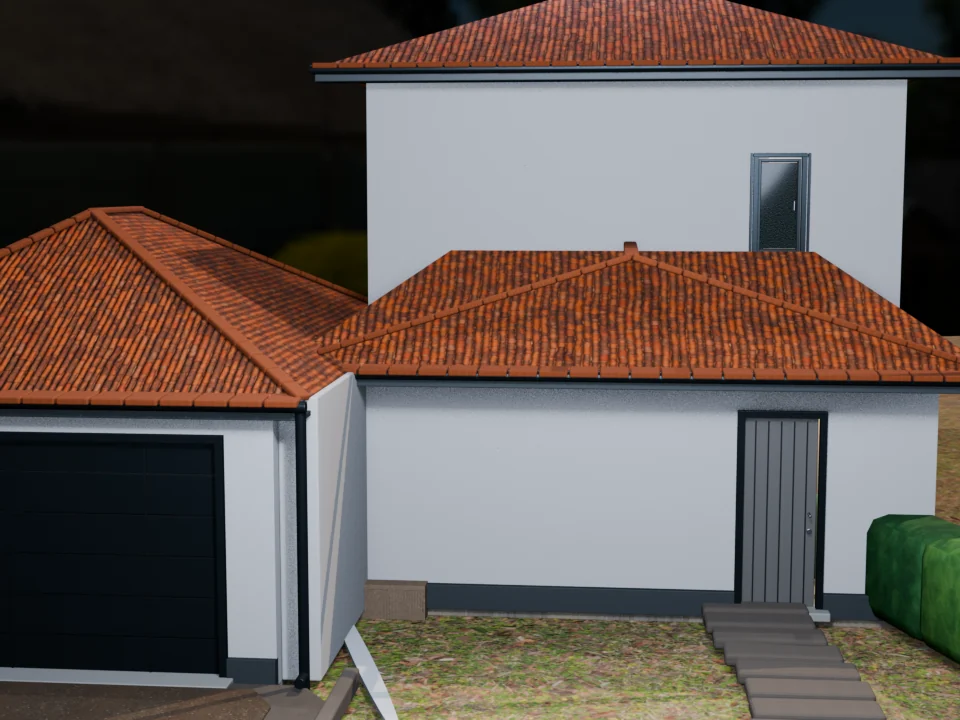
#> input picture shared/gallery/v18-facade-roof-ground.webp, 960 x 720 px; the run also reads 1 picture not shown here
$ python build_presentation_live_comparisons.py
#> lines starting #> are read from the running program, lines starting #| are printed output that depends on the picture
#!/usr/bin/env python3
"""Compose labeled Blender/live and before/after V18 audit comparisons."""

from __future__ import annotations

from pathlib import Path
from PIL import Image, ImageDraw, ImageFont, ImageOps


ROOT = Path(__file__).resolve().parents[1]
OUT = ROOT / "audit" / "presentation-vs-live"
OLD = ROOT / "validation" / "reaudit-2026-08-16"


def font(size: int, bold: bool = False):
    names = [
        "C:/Windows/Fonts/arialbd.ttf" if bold else "C:/Windows/Fonts/arial.ttf",
        "C:/Windows/Fonts/segoeuib.ttf" if bold else "C:/Windows/Fonts/segoeui.ttf",
    ]
    for name in names:
        if Path(name).is_file():
            return ImageFont.truetype(name, size)
    return ImageFont.load_default()


def panel(path: Path, box=(780, 520)) -> Image.Image:
    image = Image.open(path).convert("RGB")
    contained = ImageOps.contain(image, box, Image.Resampling.LANCZOS)
    result = Image.new("RGB", box, "#e9e6df")
    result.paste(contained, ((box[0] - contained.width) // 2, (box[1] - contained.height) // 2))
    return result


def compose(left: Path, right: Path, left_label: str, right_label: str, footer: str, output: Path) -> None:
    width, height = 1600, 650
    canvas = Image.new("RGB", (width, height), "#f6f1e8")
    draw = ImageDraw.Draw(canvas)
    draw.rectangle((0, 0, width, 70), fill="#202820")
    draw.text((25, 20), left_label, fill="#ffffff", font=font(25, True))
    right_bbox = draw.textbbox((0, 0), right_label, font=font(25, True))
    draw.text((width - 25 - (right_bbox[2] - right_bbox[0]), 20), right_label, fill="#ffffff", font=font(25, True))
    canvas.paste(panel(left), (10, 80))
    canvas.paste(panel(right), (810, 80))
    draw.line((800, 75, 800, 605), fill="#a9572f", width=4)
    draw.rectangle((0, 610, width, height), fill="#ffffff")
    draw.text((24, 619), footer, fill="#2a2f2a", font=font(19))
    output.parent.mkdir(parents=True, exist_ok=True)
    canvas.save(output, format="PNG", optimize=True)


def main() -> None:
    pairs = {
        "facade": (
            ROOT / "shared/gallery/v18-facade-roof-ground.webp",
            ROOT / "validation/live-v18-facade.png",
            OLD / "live-web-facade-v18-sync-3.png",
            "Texture WebP restaurée; écart restant: éclairage Eevee/HDRI absent et géométrie de végétation simplifiée.",
        ),
        "garden": (
            ROOT / "shared/gallery/v18-jardin-textures.webp",
            ROOT / "validation/live-v18-garden.png",
            OLD / "live-web-garden-v18-sync-3.png",
            "Le viewer utilise bien les maps haute définition; les 4 arbres et 18 haies restent les assets low-poly du master.",
        ),
        "interior": (
            ROOT / "shared/gallery/salon.webp",
            ROOT / "validation/live-v18-interior.png",
            OLD / "live-web-interior-v18-sync-3.png",
            "Même géométrie et textures V18; différence restante: Blender/Eevee vs Three.js PMREM, sans AO ni lumières exportées.",
        ),
    }
    for name, (reference, live, before, cause) in pairs.items():
        compose(
            reference,
            live,
            "SOURCE = BLENDER · référence de présentation",
            "SOURCE = LIVE WEB VIEWER · public Sync-4",
            cause,
            OUT / f"comparison-{name}-blender-vs-live.png",
        )
#> in compose, `canvas = Image.new("RGB", (width, height), "#f6f1e8")`:
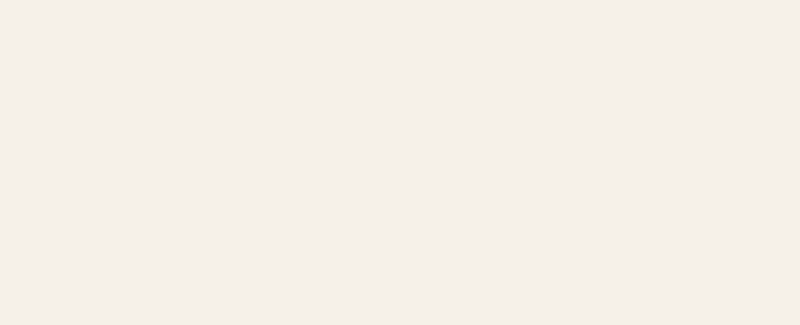
#> canvas: PIL image 1600x650 RGB (shown at 1/2 size); mean R, G, B 246, 241, 232
#> in compose, `right_bbox = draw.textbbox((0, 0), right_label, font=font(25, True))`: right_bbox = (0, 2, 202, 12)
#> in panel, image is the input picture: PIL image 960x720 RGB; mean R, G, B 102.3, 91.7, 86.2
#> in panel, `result.paste(contained, ((box[0] - contained.width) // 2, (box[1] - co..`:
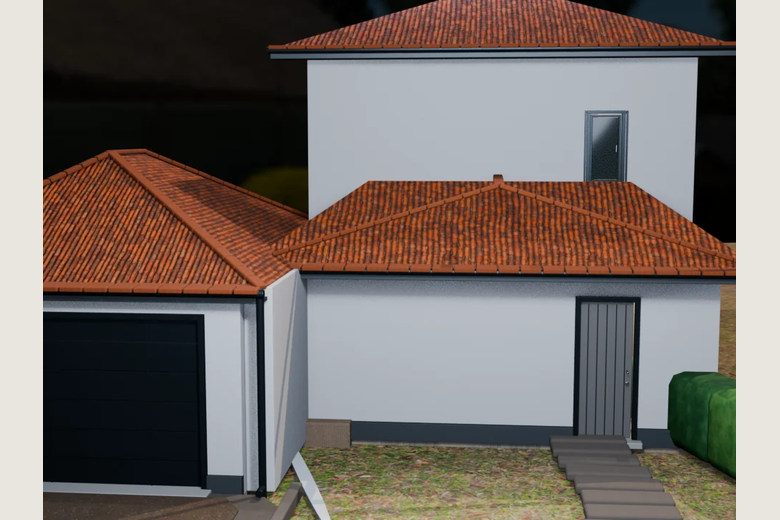
#> result: PIL image 780x520 RGB; mean R, G, B 116.9, 107.1, 101.5
#> call 2 of panel, with box = (780, 520)
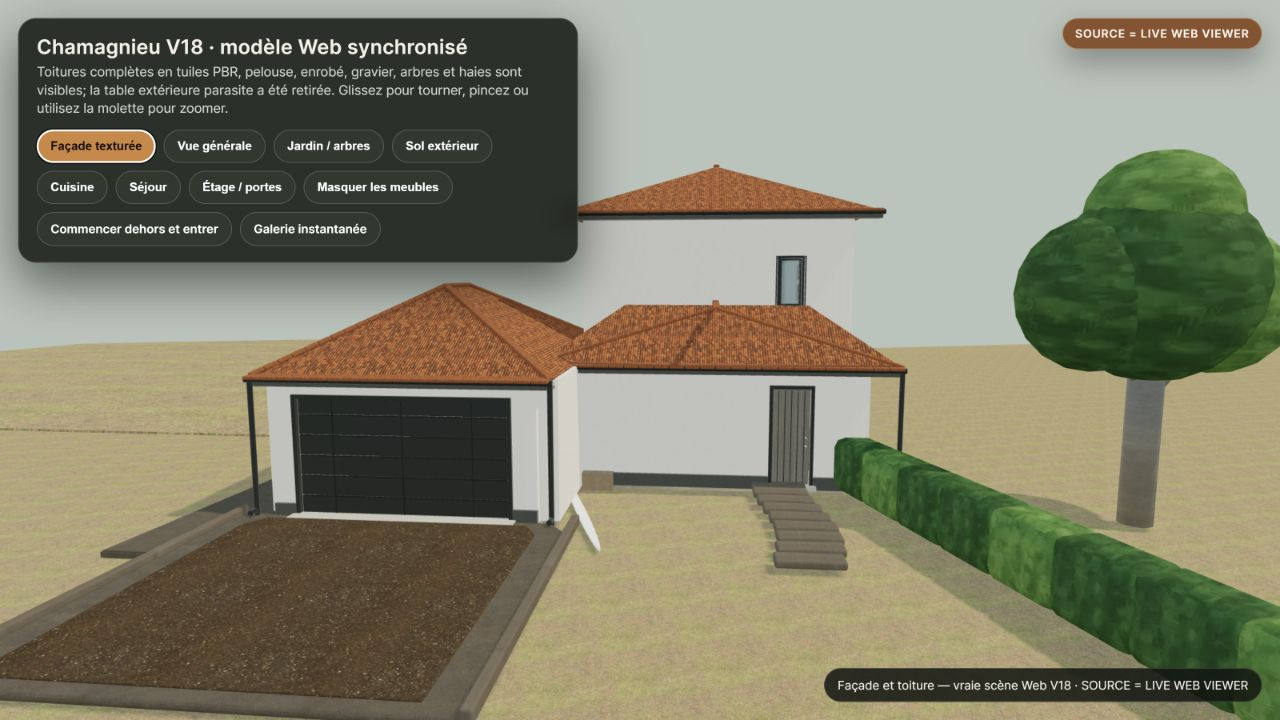
#> input picture validation/live-v18-facade.png, 1280 x 720 px
#> in panel, image is the input picture: PIL image 1280x720 RGB; mean R, G, B 129.5, 127.9, 107.1
#> in panel (call 2), `result.paste(contained, ((box[0] - contained.width) // 2, (box[1] - co..`:
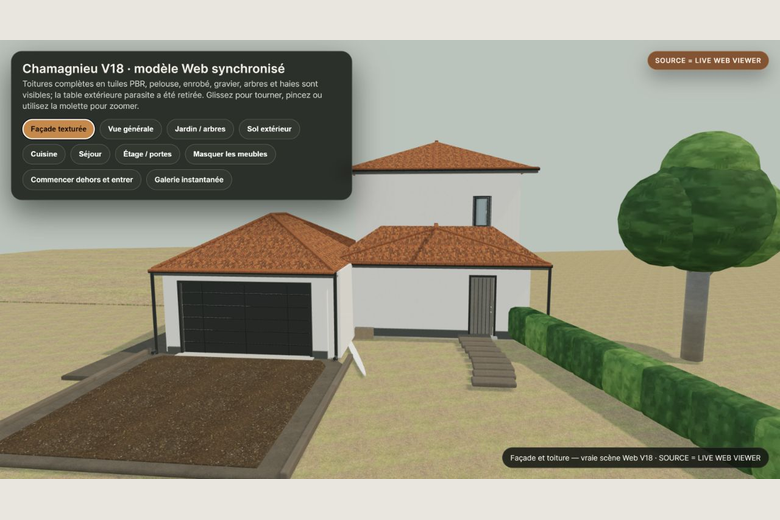
#> result: PIL image 780x520 RGB; mean R, G, B 145.6, 143.8, 125.1
#> in compose, `canvas.save(output, format="PNG", optimize=True)`:
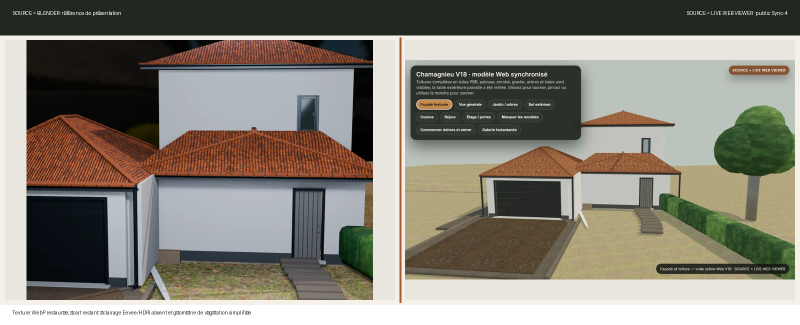
#> saved as comparison-facade-blender-vs-live.png: PIL image 1600x650 RGB (shown at 1/2 size); mean R, G, B 133.5, 129.4, 118.6
        compose(
            before,
            live,
            "AVANT · LIVE WEB VIEWER · JPEG réduit",
            "APRÈS · LIVE WEB VIEWER PUBLIC · WebP jusqu’à 2048 px",
            "Géométrie inchangée; la différence mesurée vient du retour aux 37 WebP du master et de l’éclairage live corrigé.",
            OUT / f"before-after-{name}-live.png",
        )
#> call 2 of compose, with left_label = 'AVANT · LIVE WEB VIEWER · JPEG réduit'
#> in compose (call 2), `right_bbox = draw.textbbox((0, 0), right_label, font=font(25, True))`: right_bbox = (0, 2, 263, 12)
#> in compose (call 2), `canvas.paste(panel(left), (10, 80))`:
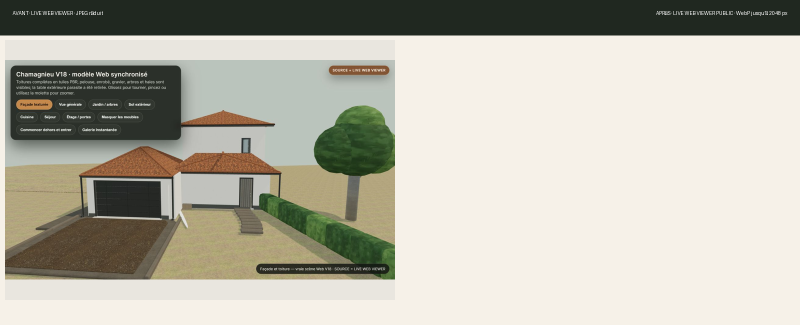
#> canvas: PIL image 1600x650 RGB (shown at 1/2 size); mean R, G, B 183.7, 181.3, 168.7
#> in compose (call 2), `canvas.save(output, format="PNG", optimize=True)`:
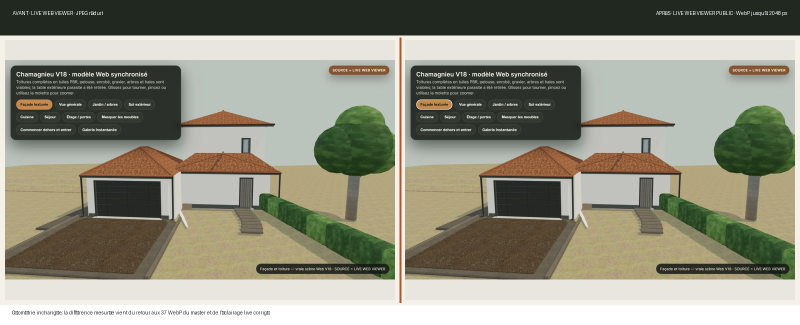
#> saved as before-after-facade-live.png: PIL image 1600x650 RGB (shown at 1/2 size); mean R, G, B 144.7, 143.7, 127.8
#> pass 2 of the loop in main, `for name, (reference, live, before, cause) in pairs.items():`:
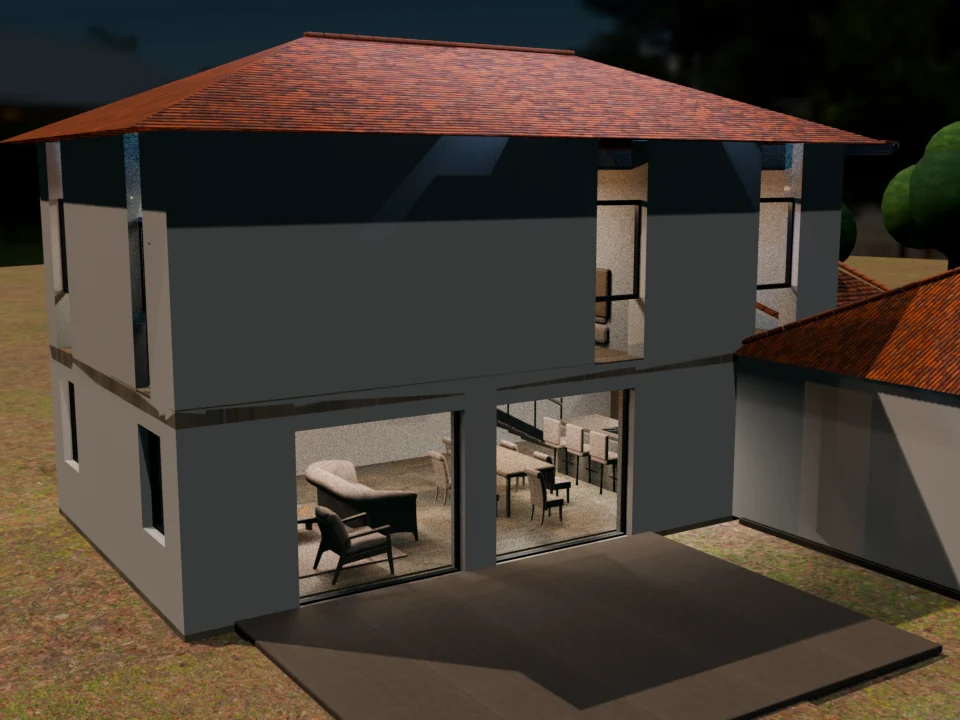
#> input picture shared/gallery/v18-jardin-textures.webp, 960 x 720 px
#> in panel, image is the input picture: PIL image 960x720 RGB; mean R, G, B 68, 58.8, 50.3
#> contained: PIL image 693x520 RGB
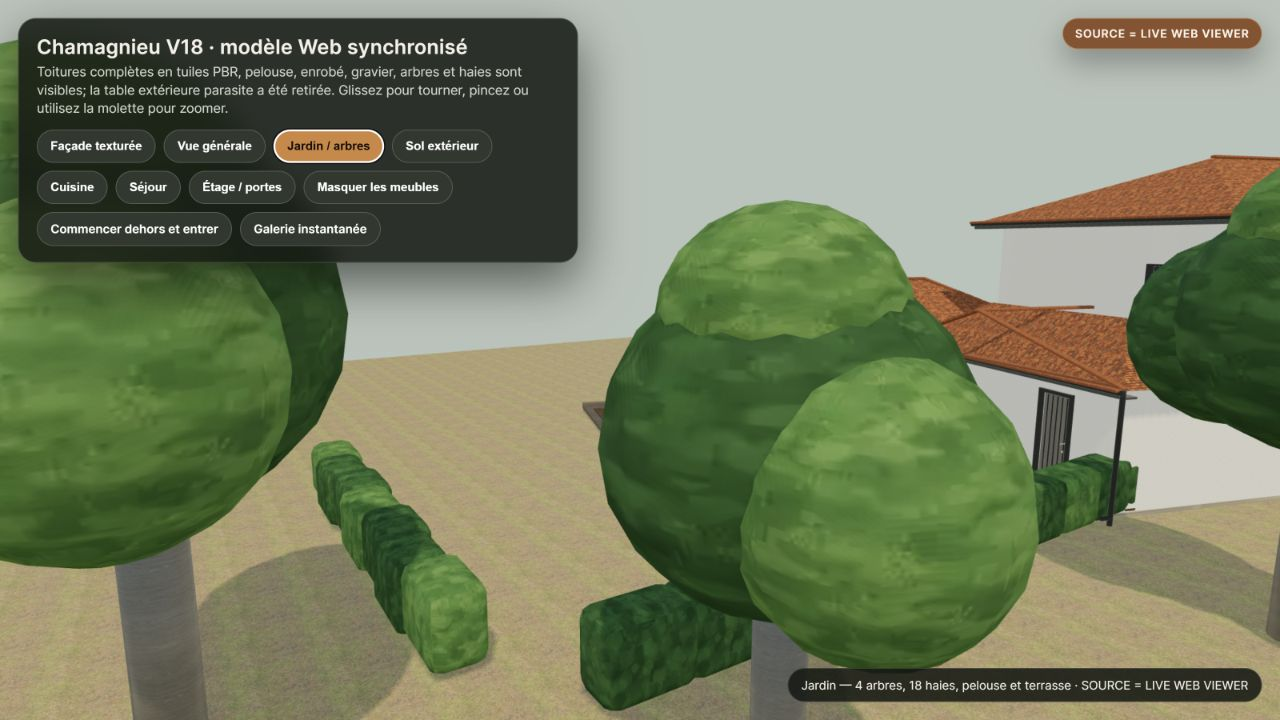
#> input picture validation/live-v18-garden.png, 1280 x 720 px
#> in panel, image is the input picture: PIL image 1280x720 RGB; mean R, G, B 116.7, 125.4, 95.8
#> contained: PIL image 780x439 RGB
#> in compose (call 4), `canvas.save(output, format="PNG", optimize=True)`:
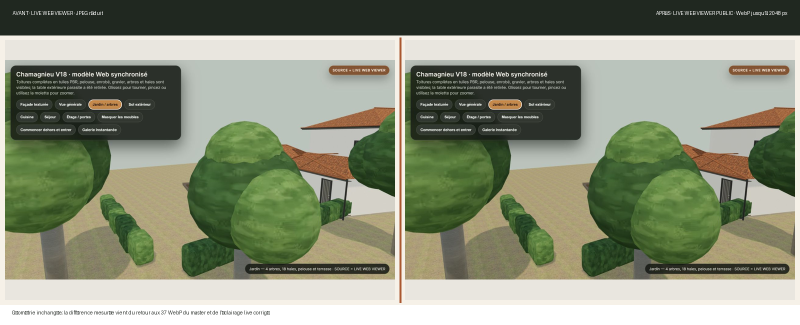
#> saved as before-after-garden-live.png: PIL image 1600x650 RGB (shown at 1/2 size); mean R, G, B 137.4, 143.4, 121.5
    print("PRESENTATION_LIVE_COMPARISONS=PASS files=6 sources_labeled=true live_origin=public")


if __name__ == "__main__":
#> (the run stopped early here; a loop or call above may not have finished)
